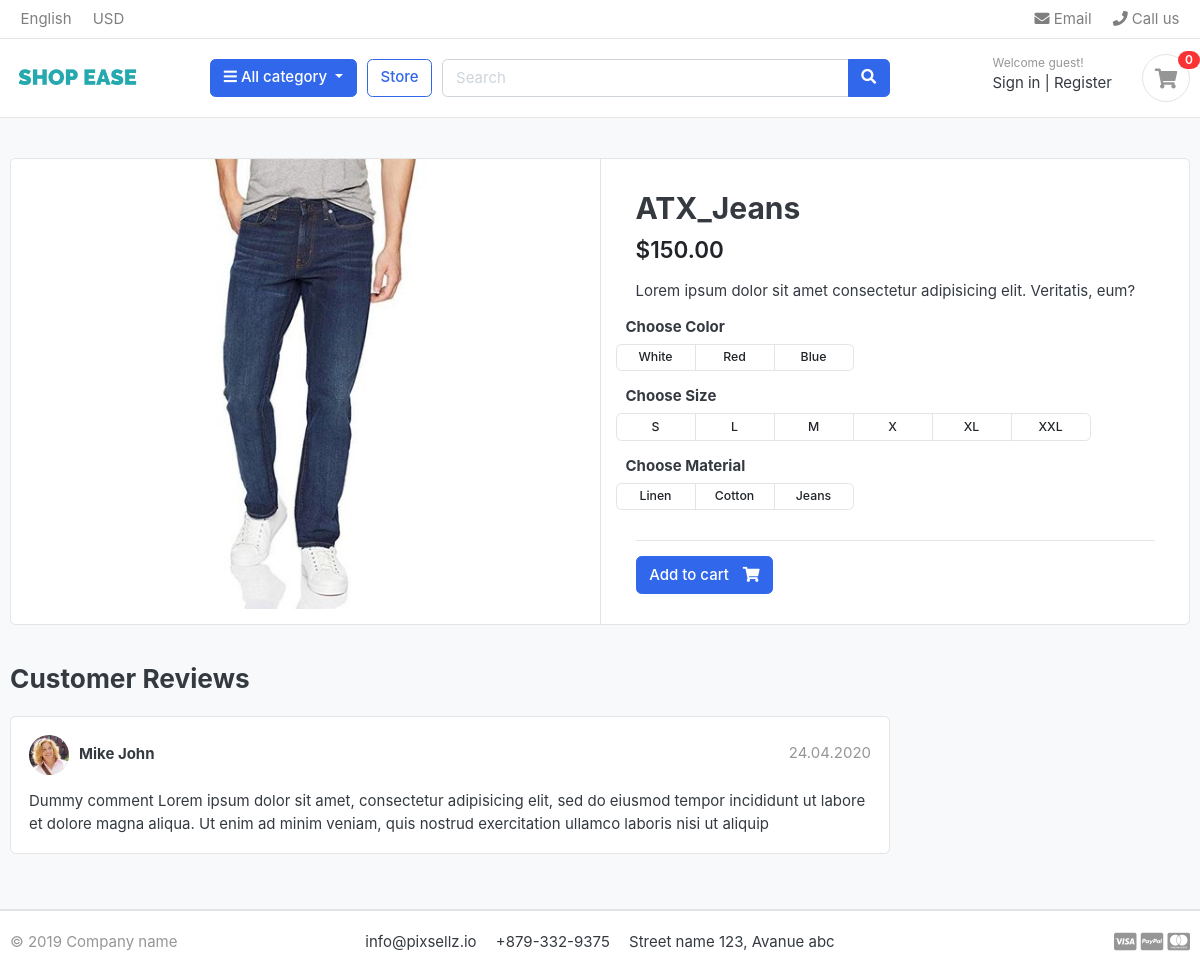
Screenshot of /store/jeans/atx_jeans/ with the database file from the repository.
### store/models.py (models this page shows, shortened)
class Product(models.Model):
    name = models.CharField(max_length=100,unique=True)
    slug = models.SlugField(max_length=100,unique=True)
    description = models.TextField(max_length=500,blank=True)
    price = models.IntegerField()
    image = models.ImageField(upload_to="photo/products")
    stock = models.IntegerField(default=100)
    is_available = models.BooleanField(default=True)
    category = models.ForeignKey(Category,on_delete=models.CASCADE)
    created_date = models.DateTimeField(auto_now_add=True)
    updated_date = models.DateTimeField(auto_now=True)

class Variation(models.Model):
    product = models.ForeignKey(Product, on_delete=models.CASCADE)
    category = models.CharField(max_length=100, choices=CATEGORY_CHOICES)
    value = models.CharField(max_length=100)
    is_active = models.BooleanField(default=True)
    created_at = models.DateTimeField(auto_now_add=True)
    updated_at = models.DateTimeField(auto_now=True)
    objects = VariationManager()

### store/views.py (the view)
# urls.py: path("<slug:category_slug>/<slug:product_slug>/",product_slug,name="product_detail"),
def product_slug(request,category_slug,product_slug):
    product = get_object_or_404(Product,slug=product_slug,category__slug=category_slug)
    cart_in = CartItem.objects.filter(cart__session_id = _cart_id(request)).exists()
    context = {
        "product": product,
        "cart_in": cart_in,
    }
    return render(request, "product_detail.html",context)

### cart/views.py (called while the page is built)
def _cart_id(request):
    cart = request.session.session_key
    if not cart:
        cart = request.session.create()
    return cart

### category/context_proseccors.py (called while the page is built)
def menu_links(request):
    categories = Category.objects.all()
    return {"categories": categories}

### category/models.py (called while the page is built)
    def __str__(self):
        return self.name

    def get_url(self):
        return reverse("products_by_category", args=[self.slug])

### store/context_proseccors.py (called while the page is built)
def counter(request):
    try:
        cart = Cart.objects.get(session_id=_cart_id(request))
        cart_items = CartItem.objects.filter(cart=cart)
        count = 0
        for item in cart_items:
            count += item.quantity
    except ObjectDoesNotExist:
        count = 0
    return dict (count=count)

### store/models.py (called while the page is built)
   def all_types(self):
    manager= super(VariationManager, self)
    types =[i[0] for i in manager.values_list('category').distinct()]
    result = {}
    for category_name in types:
      result[category_name] = manager.filter(category=category_name, is_active=True)
    return result

### templates/product_detail.html (shortened to what this page needs)
{% extends "base.html" %} {% load static %} {% block content %}
<section class="section-content padding-y bg">
  <div class="container">
    <div class="card">
      <div class="row no-gutters">
        <aside class="col-md-6">
          <article class="gallery-wrap">
            <div class="img-big-wrap">
              <a href="#"><img src="{{product.image.url}}" /></a>
            </div>
          </article>
        </aside>
        <main class="col-md-6 border-left">
          <article class="content-body">
            <h2 class="title">{{product.name}}</h2>
            <div class="mb-3">
              <var class="price h4">${{product.price}}.00</var>
            </div>
            <p>
              {{product.description}}
            </p>
            <form action="{% url 'cart_add' product.id %}" method="post">
                {% for key, query in product.variation_set.all_types.items %}
                <div class="row">
                <div class="item-option-select">
                  <h6>Choose {{key}}</h6>
                  <div class="btn-group btn-group-sm btn-group-toggle row" data-toggle="buttons">
                  {% for item in query %}
                  <label class="btn btn-light">
                    {{item.value | capfirst}}
                  </label>
                  {% endfor %}
                  </div>
                </div>
                </div>
                {% endfor %}
                <hr/>
                {% if product.stock > 0 %}
                <button type="submit" href="{% url 'cart_add' product.id %}"class="btn btn-primary">
                  <span class="text">Add to cart</span>
                  <i class="fas fa-shopping-cart"></i>
                </button>
                {% else %}
                <h5 class="text-danger">Out of stock</h5>
                {% endif %}
            </form>
          </article>
        </main>
      </div>
    </div>
    <br />
    <div class="row">
      <div class="col-md-9">
        <header class="section-heading">
          <h3>Customer Reviews</h3>
        </header>
        <article class="box mb-3">
          <div class="icontext w-100">
            <img
              src="{% static "./images/avatars/avatar1.jpg" %}"
              class="img-xs icon rounded-circle"
            />
            <div class="text">
              <span class="date text-muted float-md-right">24.04.2020 </span>
              <h6 class="mb-1">Mike John</h6>
            </div>
          </div>
          <div class="mt-3">
            <p>
              Dummy comment Lorem ipsum dolor sit amet, consectetur adipisicing
              elit, sed do eiusmod tempor incididunt ut labore et dolore magna
              aliqua. Ut enim ad minim veniam, quis nostrud exercitation ullamco
              laboris nisi ut aliquip
            </p>
          </div>
        </article>
      </div>
    </div>
  </div>
</section>
{% endblock %}

### static/css/ui.css (style rules this page uses)
html { font-family: "Inter", sans-serif; font-size: 15px; }
.content-body { flex: 1 1 auto; padding: 2rem 2.3rem; }
.img-xs, .img-sm, .img-md, .img-lg { -o-object-fit: cover; object-fit: cover; flex-shrink: 0; flex-grow: 0; }
.img-xs { width: 40px; height: 40px; }
.padding-y { padding-top: 40px; padding-bottom: 40px; }
var { font-style: normal; }
article:after, .form-group:after { display: block; clear: both; content: ""; }
.bg { background-color: #f8f9fa; }
.section-heading { margin-bottom: 20px; margin-top: 15px; }
p:last-child { margin-bottom: 0; }
.btn-light { background-color: #fff; border-color: #e4e4e4; }
.btn .text + i { margin-left: 10px; }
.icontext { display: inline-flex; align-items: center; vertical-align: middle; }
.icontext .text { width: 100%; line-height: 1.2; }
.icontext .icon { position: relative; margin-right: 10px; flex-shrink: 0; flex-grow: 0; }
.price { font-weight: 600; color: #212529; }
.box { padding: 18px; background: #fff; border-radius: 0.37rem; border: 1px solid #e4e4e4; }
.box img { max-width: 100%; }
.gallery-wrap .img-big-wrap { margin-bottom: 10px; border-radius: 0.37rem; overflow: hidden; background-color: #fff; }
.gallery-wrap .img-big-wrap a { text-align: center; display: block; }
.gallery-wrap .img-big-wrap img { height: 450px; width: auto; display: inline-block; }
.item-option-select { margin-bottom: 1rem; display: inline-block; margin-right: 15px; }
.item-option-select .btn { min-width: 80px; }

### rows the page displays
Product: image (picture), name "ATX_Jeans", price "150", description "Lorem ipsum dolor sit amet consectetur adipisicing elit. Veritatis, eum?"
Variation: value "White"
Variation: value "Red"
Variation: value "Blue"
Variation: value "S"
Variation: value "L"
Variation: value "M"
Variation: value "X"
Variation: value "XL"
Variation: value "XXL"
Variation: value "Linen"
Variation: value "Cotton"
Variation: value "Jeans"

### other values shown
{{ count }} "0"
{{ key }} "Color" "Size" "Material"
